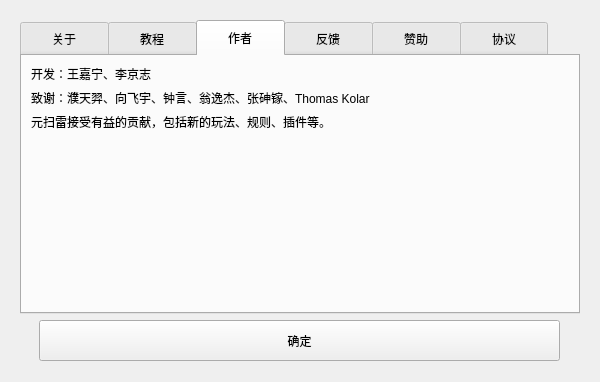
<?xml version="1.0" encoding="UTF-8"?>
<ui version="4.0">
 <class>Form</class>
 <widget class="QWidget" name="Form">
  <property name="geometry">
   <rect>
    <x>0</x>
    <y>0</y>
    <width>600</width>
    <height>382</height>
   </rect>
  </property>
  <property name="minimumSize">
   <size>
    <width>600</width>
    <height>382</height>
   </size>
  </property>
  <property name="maximumSize">
   <size>
    <width>600</width>
    <height>580</height>
   </size>
  </property>
  <property name="sizeIncrement">
   <size>
    <width>0</width>
    <height>0</height>
   </size>
  </property>
  <property name="windowTitle">
   <string notr="true"/>
  </property>
  <property name="windowIcon">
   <iconset>
    <normaloff>media/cat.ico</normaloff>media/cat.ico</iconset>
  </property>
  <property name="windowOpacity">
   <double>10.000000000000000</double>
  </property>
  <layout class="QVBoxLayout" name="verticalLayout_7">
   <property name="leftMargin">
    <number>20</number>
   </property>
   <property name="topMargin">
    <number>20</number>
   </property>
   <property name="rightMargin">
    <number>20</number>
   </property>
   <item>
    <widget class="QTabWidget" name="tabWidget">
     <property name="styleSheet">
      <string notr="true">QTabBar::tab
{

font: 14pt &quot;微软雅黑&quot;;
width:88px;
height:36px;
}</string>
     </property>
     <property name="currentIndex">
      <number>2</number>
     </property>
     <property name="usesScrollButtons">
      <bool>true</bool>
     </property>
     <property name="documentMode">
      <bool>false</bool>
     </property>
     <widget class="QWidget" name="tab">
      <attribute name="title">
       <string>关于</string>
      </attribute>
      <layout class="QVBoxLayout" name="verticalLayout_2">
       <item>
        <widget class="QLabel" name="label">
         <property name="text">
          <string>元扫雷是由资深扫雷玩家与软件工程师共同打造的一款现代化复刻。</string>
         </property>
         <property name="wordWrap">
          <bool>true</bool>
         </property>
        </widget>
       </item>
       <item>
        <widget class="QLabel" name="label_3">
         <property name="text">
          <string>Copyright © 2020-2025 元扫雷开发团队, 版权所有</string>
         </property>
        </widget>
       </item>
       <item>
        <widget class="QLabel" name="label_2">
         <property name="cursor">
          <cursorShape>PointingHandCursor</cursorShape>
         </property>
         <property name="mouseTracking">
          <bool>true</bool>
         </property>
         <property name="toolTip">
          <string notr="true"/>
         </property>
         <property name="statusTip">
          <string notr="true"/>
         </property>
         <property name="whatsThis">
          <string notr="true"/>
         </property>
         <property name="accessibleName">
          <string notr="true"/>
         </property>
         <property name="accessibleDescription">
          <string notr="true"/>
         </property>
         <property name="text">
          <string notr="true">&lt;html&gt;&lt;head/&gt;&lt;body&gt;&lt;p&gt;&lt;a href=&quot;https://github.com/eee555/Metasweeper&quot;&gt;&lt;span style=&quot; text-decoration: underline; color:#0000ff;&quot;&gt;https://github.com/eee555/Metasweeper&lt;/span&gt;&lt;/a&gt;&lt;/p&gt;&lt;/body&gt;&lt;/html&gt;</string>
         </property>
         <property name="textFormat">
          <enum>Qt::RichText</enum>
         </property>
         <property name="wordWrap">
          <bool>true</bool>
         </property>
         <property name="openExternalLinks">
          <bool>true</bool>
         </property>
        </widget>
       </item>
       <item>
        <spacer name="verticalSpacer">
         <property name="orientation">
          <enum>Qt::Vertical</enum>
         </property>
         <property name="sizeHint" stdset="0">
          <size>
           <width>20</width>
           <height>40</height>
          </size>
         </property>
        </spacer>
       </item>
      </layout>
     </widget>
     <widget class="QWidget" name="tab_5">
      <attribute name="title">
       <string>教程</string>
      </attribute>
      <layout class="QVBoxLayout" name="verticalLayout_3">
       <item>
        <widget class="QLabel" name="label_4">
         <property name="cursor">
          <cursorShape>PointingHandCursor</cursorShape>
         </property>
         <property name="mouseTracking">
          <bool>true</bool>
         </property>
         <property name="toolTip">
          <string notr="true"/>
         </property>
         <property name="statusTip">
          <string notr="true"/>
         </property>
         <property name="whatsThis">
          <string notr="true"/>
         </property>
         <property name="accessibleName">
          <string notr="true"/>
         </property>
         <property name="accessibleDescription">
          <string notr="true"/>
         </property>
         <property name="layoutDirection">
          <enum>Qt::LeftToRight</enum>
         </property>
         <property name="text">
          <string notr="true">&lt;html&gt;&lt;head/&gt;&lt;body&gt;&lt;p&gt;&lt;a href=&quot;https://openms.top/#/guide/[80.教程.软件]元扫雷使用教程&quot;&gt;&lt;span style=&quot; text-decoration: underline; color:#0000ff;&quot;&gt;https://openms.top/#/guide/[80.教程.软件]元扫雷使用教程&lt;/span&gt;&lt;/a&gt;&lt;/p&gt;&lt;/body&gt;&lt;/html&gt;</string>
         </property>
         <property name="textFormat">
          <enum>Qt::RichText</enum>
         </property>
         <property name="wordWrap">
          <bool>true</bool>
         </property>
         <property name="openExternalLinks">
          <bool>true</bool>
         </property>
        </widget>
       </item>
       <item>
        <widget class="QLabel" name="label_11">
         <property name="cursor">
          <cursorShape>PointingHandCursor</cursorShape>
         </property>
         <property name="mouseTracking">
          <bool>true</bool>
         </property>
         <property name="toolTip">
          <string notr="true"/>
         </property>
         <property name="statusTip">
          <string notr="true"/>
         </property>
         <property name="whatsThis">
          <string notr="true"/>
         </property>
         <property name="accessibleName">
          <string notr="true"/>
         </property>
         <property name="accessibleDescription">
          <string notr="true"/>
         </property>
         <property name="layoutDirection">
          <enum>Qt::LeftToRight</enum>
         </property>
         <property name="text">
          <string notr="true">&lt;html&gt;&lt;head/&gt;&lt;body&gt;&lt;p&gt;&lt;a href=&quot;https://openms.top/#/guide/[5.教程.术语]扫雷术语介绍.md&quot;&gt;&lt;span style=&quot; text-decoration: underline; color:#0000ff;&quot;&gt;https://openms.top/#/guide/[5.教程.术语]扫雷术语介绍.md&lt;/span&gt;&lt;/a&gt;&lt;/p&gt;&lt;/body&gt;&lt;/html&gt;</string>
         </property>
         <property name="textFormat">
          <enum>Qt::RichText</enum>
         </property>
         <property name="wordWrap">
          <bool>true</bool>
         </property>
         <property name="openExternalLinks">
          <bool>true</bool>
         </property>
        </widget>
       </item>
       <item>
        <spacer name="verticalSpacer_2">
         <property name="orientation">
          <enum>Qt::Vertical</enum>
         </property>
         <property name="sizeHint" stdset="0">
          <size>
           <width>20</width>
           <height>40</height>
          </size>
         </property>
        </spacer>
       </item>
      </layout>
     </widget>
     <widget class="QWidget" name="tab_2">
      <attribute name="title">
       <string>作者</string>
      </attribute>
      <layout class="QVBoxLayout" name="verticalLayout_4">
       <item>
        <widget class="QLabel" name="label_5">
         <property name="text">
          <string>开发：王嘉宁、李京志</string>
         </property>
         <property name="wordWrap">
          <bool>true</bool>
         </property>
        </widget>
       </item>
       <item>
        <widget class="QLabel" name="label_6">
         <property name="text">
          <string>致谢：濮天羿、向飞宇、钟言、翁逸杰、张砷镓、Thomas Kolar</string>
         </property>
         <property name="wordWrap">
          <bool>true</bool>
         </property>
        </widget>
       </item>
       <item>
        <widget class="QLabel" name="label_8">
         <property name="text">
          <string>元扫雷接受有益的贡献，包括新的玩法、规则、插件等。</string>
         </property>
        </widget>
       </item>
       <item>
        <spacer name="verticalSpacer_3">
         <property name="orientation">
          <enum>Qt::Vertical</enum>
         </property>
         <property name="sizeHint" stdset="0">
          <size>
           <width>20</width>
           <height>40</height>
          </size>
         </property>
        </spacer>
       </item>
      </layout>
     </widget>
     <widget class="QWidget" name="tab_3">
      <attribute name="title">
       <string>反馈</string>
      </attribute>
      <layout class="QVBoxLayout" name="verticalLayout_5">
       <item>
        <widget class="QLabel" name="label_7">
         <property name="cursor">
          <cursorShape>PointingHandCursor</cursorShape>
         </property>
         <property name="mouseTracking">
          <bool>true</bool>
         </property>
         <property name="toolTip">
          <string notr="true"/>
         </property>
         <property name="statusTip">
          <string notr="true"/>
         </property>
         <property name="whatsThis">
          <string notr="true"/>
         </property>
         <property name="accessibleName">
          <string notr="true"/>
         </property>
         <property name="accessibleDescription">
          <string notr="true"/>
         </property>
         <property name="layoutDirection">
          <enum>Qt::LeftToRight</enum>
         </property>
         <property name="text">
          <string notr="true">&lt;html&gt;&lt;head/&gt;&lt;body&gt;&lt;p&gt;Github：&lt;a href=&quot;https://github.com/eee555/Metasweeper/issues&quot;&gt;&lt;span style=&quot; text-decoration: underline; color:#0000ff;&quot;&gt;https://github.com/eee555/Metasweeper/issues&lt;/span&gt;&lt;/a&gt;&lt;/p&gt;&lt;p&gt;Gitee：&lt;a href=&quot;https://gitee.com/ee55/Metasweeper/issues&quot;&gt;&lt;span style=&quot; text-decoration: underline; color:#0000ff;&quot;&gt;https://gitee.com/ee55/Metasweeper/issues&lt;/span&gt;&lt;/a&gt;&lt;/p&gt;&lt;p&gt;Discord：&lt;a href=&quot;https://discord.gg/ks8ngPX5bT&quot;&gt;&lt;span style=&quot; text-decoration: underline; color:#0000ff;&quot;&gt;https://discord.gg/ks8ngPX5bT&lt;/span&gt;&lt;/a&gt;&lt;/p&gt;&lt;p&gt;QQ群：&lt;a href=&quot;https://qm.qq.com/q/hNShGUQkJG&quot;&gt;&lt;span style=&quot; text-decoration: underline; color:#0000ff;&quot;&gt;https://qm.qq.com/q/hNShGUQkJG&lt;/span&gt;&lt;/a&gt;&lt;/p&gt;&lt;/body&gt;&lt;/html&gt;</string>
         </property>
         <property name="textFormat">
          <enum>Qt::RichText</enum>
         </property>
         <property name="wordWrap">
          <bool>true</bool>
         </property>
         <property name="openExternalLinks">
          <bool>true</bool>
         </property>
        </widget>
       </item>
       <item>
        <spacer name="verticalSpacer_4">
         <property name="orientation">
          <enum>Qt::Vertical</enum>
         </property>
         <property name="sizeHint" stdset="0">
          <size>
           <width>20</width>
           <height>40</height>
          </size>
         </property>
        </spacer>
       </item>
      </layout>
     </widget>
     <widget class="QWidget" name="tab_6">
      <attribute name="title">
       <string>赞助</string>
      </attribute>
      <layout class="QVBoxLayout" name="verticalLayout_6">
       <item>
        <widget class="QLabel" name="label_9">
         <property name="text">
          <string>感谢您考虑支持我们的开源项目，赞助时请备注项目名称+您的称呼+其他要求，例如元扫雷+张先生+建议添加**功能。您的赞助将有助于项目的持续发展和改进，使我们能够继续提高软件的质量。</string>
         </property>
         <property name="wordWrap">
          <bool>true</bool>
         </property>
        </widget>
       </item>
       <item>
        <widget class="QWidget" name="widget" native="true">
         <property name="sizePolicy">
          <sizepolicy hsizetype="Preferred" vsizetype="Preferred">
           <horstretch>0</horstretch>
           <verstretch>0</verstretch>
          </sizepolicy>
         </property>
         <layout class="QHBoxLayout" name="horizontalLayout">
          <property name="spacing">
           <number>0</number>
          </property>
          <property name="leftMargin">
           <number>0</number>
          </property>
          <property name="topMargin">
           <number>0</number>
          </property>
          <property name="rightMargin">
           <number>0</number>
          </property>
          <property name="bottomMargin">
           <number>0</number>
          </property>
          <item>
           <widget class="QLabel" name="label_10">
            <property name="minimumSize">
             <size>
              <width>120</width>
              <height>120</height>
             </size>
            </property>
            <property name="maximumSize">
             <size>
              <width>120</width>
              <height>120</height>
             </size>
            </property>
            <property name="styleSheet">
             <string notr="true">border-image: url(media/wxskm.png);</string>
            </property>
            <property name="text">
             <string/>
            </property>
            <property name="textFormat">
             <enum>Qt::PlainText</enum>
            </property>
            <property name="scaledContents">
             <bool>false</bool>
            </property>
            <property name="alignment">
             <set>Qt::AlignCenter</set>
            </property>
            <property name="wordWrap">
             <bool>false</bool>
            </property>
           </widget>
          </item>
          <item>
           <widget class="QLabel" name="label_12">
            <property name="minimumSize">
             <size>
              <width>120</width>
              <height>120</height>
             </size>
            </property>
            <property name="maximumSize">
             <size>
              <width>120</width>
              <height>120</height>
             </size>
            </property>
            <property name="styleSheet">
             <string notr="true">border-image: url(media/zfbskm.png);</string>
            </property>
            <property name="text">
             <string/>
            </property>
            <property name="alignment">
             <set>Qt::AlignCenter</set>
            </property>
           </widget>
          </item>
         </layout>
        </widget>
       </item>
       <item>
        <spacer name="verticalSpacer_6">
         <property name="orientation">
          <enum>Qt::Vertical</enum>
         </property>
         <property name="sizeHint" stdset="0">
          <size>
           <width>20</width>
           <height>40</height>
          </size>
         </property>
        </spacer>
       </item>
      </layout>
     </widget>
     <widget class="QWidget" name="tab_4">
      <property name="font">
       <font>
        <family>微软雅黑</family>
        <pointsize>12</pointsize>
        <weight>50</weight>
        <italic>false</italic>
        <bold>false</bold>
       </font>
      </property>
      <attribute name="title">
       <string>协议</string>
      </attribute>
      <layout class="QVBoxLayout" name="verticalLayout">
       <property name="spacing">
        <number>0</number>
       </property>
       <property name="leftMargin">
        <number>11</number>
       </property>
       <property name="topMargin">
        <number>11</number>
       </property>
       <property name="rightMargin">
        <number>11</number>
       </property>
       <property name="bottomMargin">
        <number>11</number>
       </property>
       <item>
        <widget class="QLabel" name="label_13">
         <property name="text">
          <string>1. 在非商业用途前提下，用户有权不受任何限制地对“元扫雷”软件进行复制、存储及传播。</string>
         </property>
         <property name="wordWrap">
          <bool>true</bool>
         </property>
        </widget>
       </item>
       <item>
        <widget class="QLabel" name="label_15">
         <property name="text">
          <string>2. 由“元扫雷”软件生成的录像文件，其全部所有权归对应玩家本人所有。</string>
         </property>
         <property name="wordWrap">
          <bool>true</bool>
         </property>
        </widget>
       </item>
       <item>
        <widget class="QLabel" name="label_14">
         <property name="text">
          <string>&lt;html&gt;&lt;head/&gt;&lt;body&gt;&lt;p&gt;3. 本项目源代码遵循GPLv3并附加额外条款发布。该额外条款特别禁止任何未经开发团队授权的商业使用行为，并对项目相关收益的分配方式作出明确约定。具体内容详见&lt;a href=&quot;https://github.com/eee555/Metasweeper/blob/master/LICENSE&quot;&gt;&lt;span style=&quot; text-decoration: underline; color:#0000ff;&quot;&gt;LICENSE&lt;/span&gt;&lt;/a&gt;&lt;/p&gt;&lt;/body&gt;&lt;/html&gt;</string>
         </property>
         <property name="textFormat">
          <enum>Qt::RichText</enum>
         </property>
         <property name="scaledContents">
          <bool>false</bool>
         </property>
         <property name="wordWrap">
          <bool>true</bool>
         </property>
         <property name="openExternalLinks">
          <bool>true</bool>
         </property>
        </widget>
       </item>
       <item>
        <spacer name="verticalSpacer_5">
         <property name="orientation">
          <enum>Qt::Vertical</enum>
         </property>
         <property name="sizeHint" stdset="0">
          <size>
           <width>20</width>
           <height>40</height>
          </size>
         </property>
        </spacer>
       </item>
      </layout>
     </widget>
    </widget>
   </item>
   <item>
    <layout class="QHBoxLayout" name="horizontalLayout_4">
     <property name="bottomMargin">
      <number>10</number>
     </property>
     <item>
      <widget class="QPushButton" name="pushButton">
       <property name="minimumSize">
        <size>
         <width>521</width>
         <height>41</height>
        </size>
       </property>
       <property name="maximumSize">
        <size>
         <width>521</width>
         <height>41</height>
        </size>
       </property>
       <property name="mouseTracking">
        <bool>false</bool>
       </property>
       <property name="focusPolicy">
        <enum>Qt::NoFocus</enum>
       </property>
       <property name="layoutDirection">
        <enum>Qt::RightToLeft</enum>
       </property>
       <property name="text">
        <string>确定</string>
       </property>
       <property name="shortcut">
        <string>Return</string>
       </property>
       <property name="autoDefault">
        <bool>false</bool>
       </property>
       <property name="flat">
        <bool>false</bool>
       </property>
      </widget>
     </item>
    </layout>
   </item>
  </layout>
 </widget>
 <resources/>
 <connections>
  <connection>
   <sender>pushButton</sender>
   <signal>clicked()</signal>
   <receiver>Form</receiver>
   <slot>close()</slot>
   <hints>
    <hint type="sourcelabel">
     <x>400</x>
     <y>347</y>
    </hint>
    <hint type="destinationlabel">
     <x>492</x>
     <y>345</y>
    </hint>
   </hints>
  </connection>
 </connections>
</ui>
